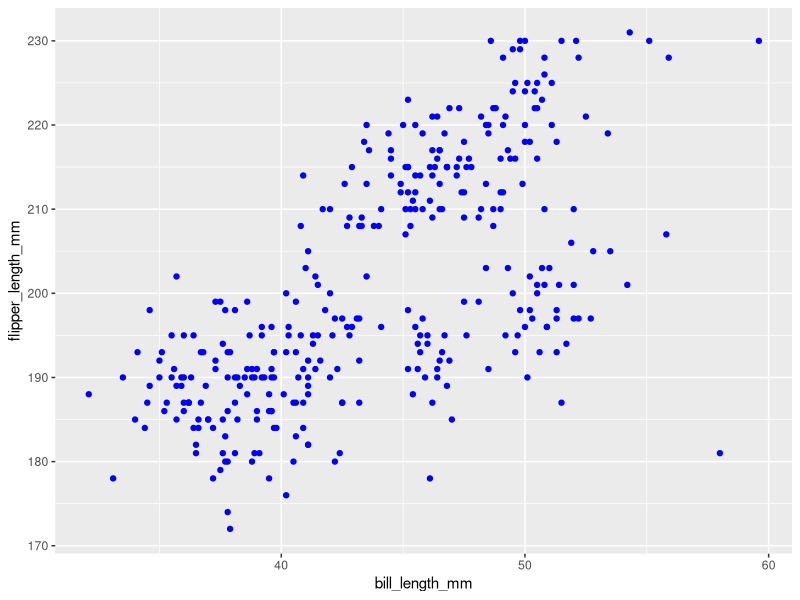

The R script that drew this image:
## ---- chunk 1
library(tidyverse)
library(palmerpenguins)
## ---- chunk 2
penguins |>
  group_by(species) |>
  summarise(
    average_bill_length = mean(bill_length_mm, na.rm = TRUE)
  ) |>
  knitr::kable()
## ---- chunk 3
penguins |>
  ggplot(aes(x = bill_length_mm, y = flipper_length_mm)) +
  geom_point(color="blue")
